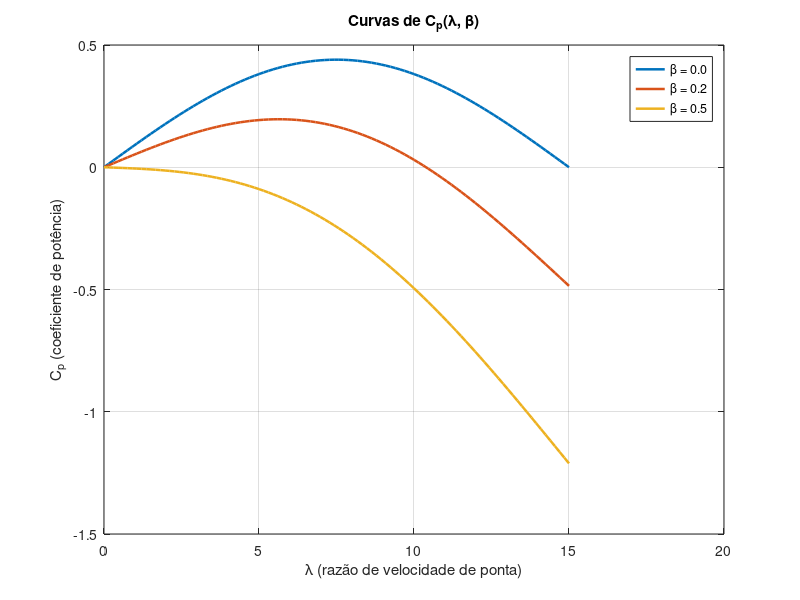

Recreate this plot in MATLAB. (Note: this script raises an error after producing the figure.)
clear all
close all
clc

%% PARAMETRIZAÇÃO %%
% Parametrização de aerogerador de 4.2MW

kv = 900; % [V/(rad/s)] Constante de velocidade
kt = kv; % [V/(rad/s)] Constante de torque
Ra = 100e-3; % [Ohm] Resistência de armadura 
La = 108e-3; % [H] Indutância de armadura
J = 9e6; % [kgm^2] Momento de inércia do rotor
R = 73.5; % [m] Raio do rotor
ro = 1.2; % [kg/m^3] Densidade do ar
b = 46e3; % [Nm/(rad/s)] Coeficiente de atrito total
A = pi*R^2; % [m^2] Área seção transversal do rotor
beta = 0; % [rad] Ângulo de pitch das pás

% Valores hipotéticos

Ea = 500;  % [V]
U = 10; % [m/s] 
w = 1;

%%
%---------------QUESTÃO 0.1--------------------------------------

% Intervalo de lambda

lambda = linspace(0, 15, 100);
betas = [0, 0.2, 0.5];
Cp = zeros(length(lambda), length(betas));


for i = 1:length(betas) % Calcular Cp para cada beta
    beta = betas(i);
    Cp(:, i) = (0.44 - 0.167*beta).*sin(pi*lambda./(15 - 0.3*beta)) - 0.16*lambda*beta;
end

figure;
plot(lambda, Cp, 'LineWidth', 1.8);
grid on;

xlabel('\lambda (razão de velocidade de ponta)');
ylabel('C_p (coeficiente de potência)');
title('Curvas de C_p(\lambda, \beta)');


legend(arrayfun(@(b) sprintf('\\beta = %.1f', b), betas, 'UniformOutput', false), ...
       'Location', 'best');


%%
%lambda = R*w/U;
%Cp = (0.44 - 0.167*beta)*sin((pi*lambda)/(15 - 0.3*beta)) - 0.16*lambda*beta;
funCp = @(lambda, beta)((0.44 - 0.167*beta)*sin((pi*lambda)/(15 - 0.3*beta)) - 0.16*lambda*beta);

Pw = 0.5*ro*A*U^3;

% Pm = tau*w = Cp*Pw
% tau = Cp*Pw/w
% tau = (Cp * Pw)/w;

funTau = @(w) ((funCp(R*w/U, beta) * Pw)/w);

% ./w  ao inves de /w faria multiplicação elemento a elemento? perguntar
% pro lelis
% .* é o equivalente para multiplicação


%%  Equilíbrio %% 
% Feito substituindo uma edo na outra e removendo dependencia de ia em w
w0 = 1;   % CI 
% se CI = 0 da erro porque tau/0

w = fzero(@(w) funTeste(w, funTau, b, kv, Ra, Ea), w0);

ia = (kv*w - Ea)/Ra;






% DINAMICA
% [tvec,yvec] = ode45(@(t, y) funOmega(J, tau, b, y, kv, ia),[0 10*60],[0 0]);
% 
% 
% [t2vec,xvec] = ode45(@(t, x) funIa(La, kv, w, Ra, Ea, x),[0 10*60],[0 0]);
% 
% iavec = xvec(:, 1);

%% Item 4 %%

%Ppe = Ra*ia^2; % Perdas elétricas

%Ppm = b*w^2; % Perdas mecânicas

%Pg = Ea*ia; % Potência gerada

%Pe = tau*w; % potencia injetada?




